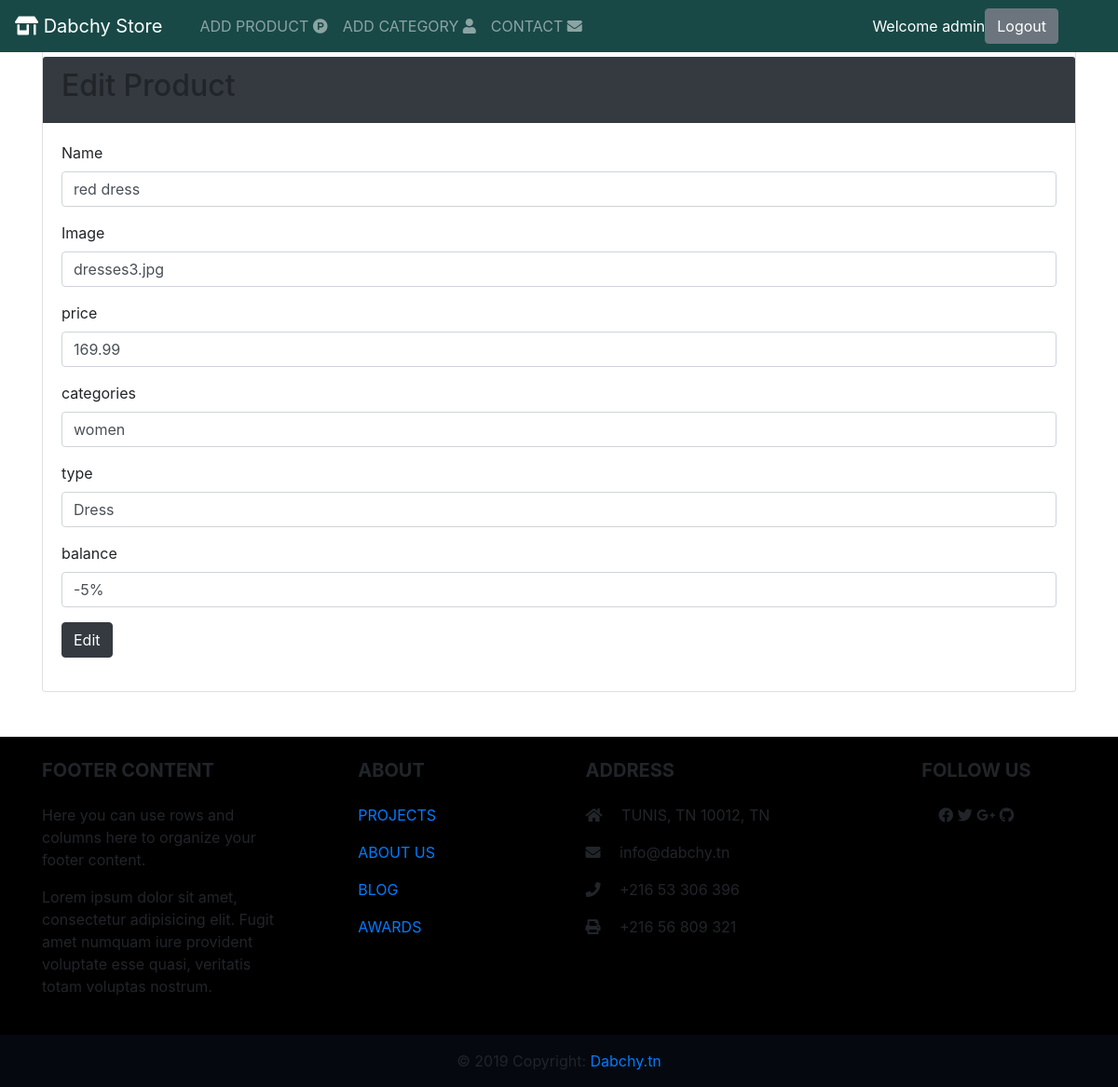
Before: /frm_update_action.php?id=40 (signed in) with the older database file.
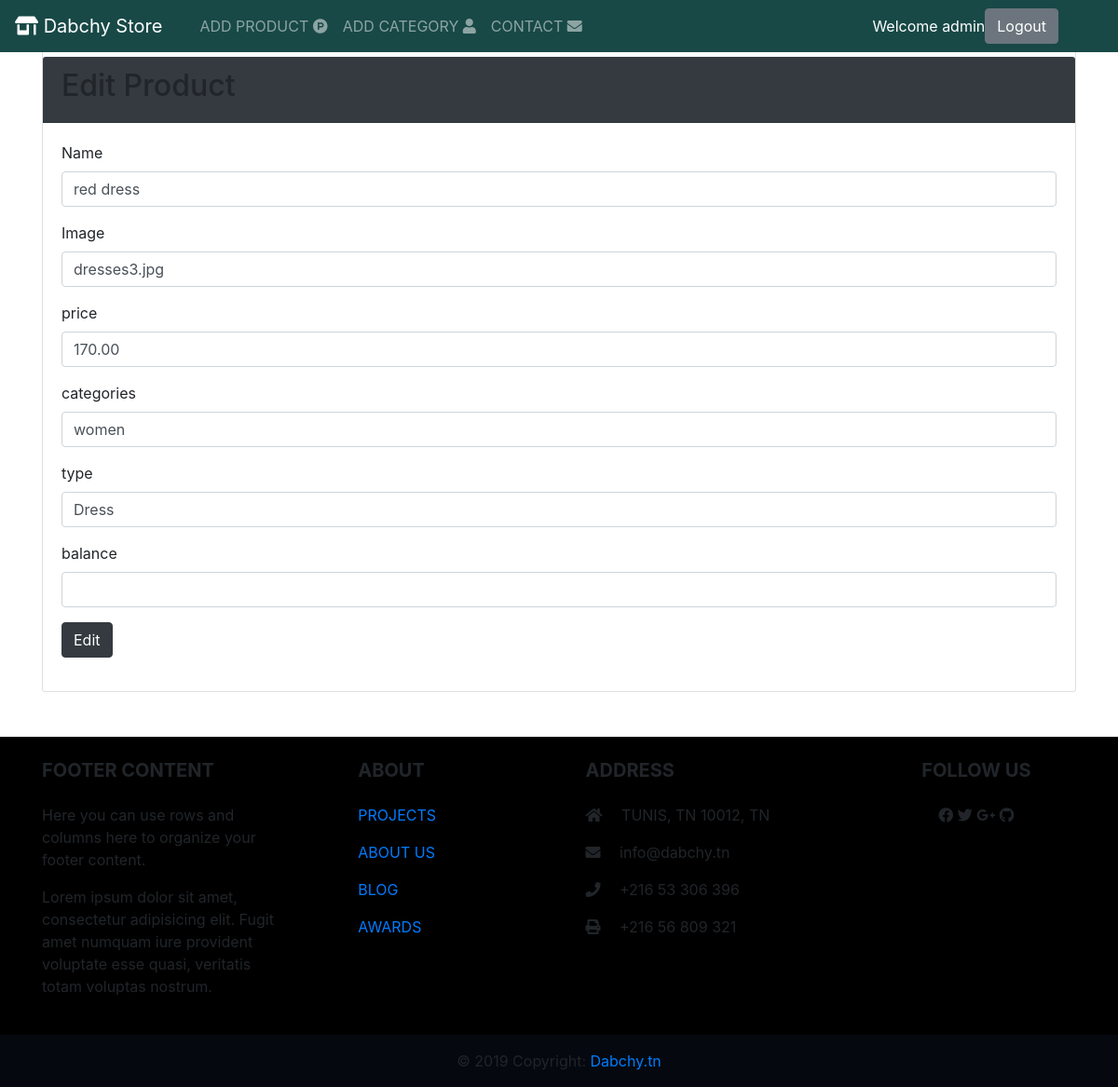
After: the same page with the newer database file.
### tables this page shows
CREATE TABLE IF NOT EXISTS `tbl_product` (
  `id` int(11) NOT NULL,
  `name` varchar(255) NOT NULL,
  `image` varchar(255) NOT NULL,
  `price` double(10,2) NOT NULL,
  `cathegories` varchar(20) DEFAULT NULL,
  `type` varchar(20) DEFAULT NULL,
  `balance` varchar(10) DEFAULT NULL,
  `quantity` int(11) DEFAULT NULL
);

### produit.php (called while the page is built, shortened)
<?php
class Produit {
	private $name;
	private $image;
	private $price;
    private $cathegories;
    private $type;
    private $balance;
	public function __construct($name ,$image ,$price ,$cathegories ,$type , $balance){
		$this->name= $name;
		$this->image= $image;
		$this->price= $price;
        $this->cathegories= $cathegories;
        $this->type= $type;
        $this->balance= $balance;
	}
	public static function getProduitById($id) {
        $con = new PDO('mysql:host=localhost;dbname=test', 'root', '');
        $req = "select * from tbl_product where id=$id";
        $stmt = $con->query($req);
        $tabProduit = $stmt->fetch(PDO::FETCH_ASSOC);
        $objProduit = new Produit($tabProduit['name'], $tabProduit['image'], $tabProduit['price'], $tabProduit['cathegories'], $tabProduit['type'], $tabProduit['balance']);
        return $objProduit;
    }
    public function getName() {
        return $this->name;
    }
    public function getImage() {
        return $this->image;
    }
    public function getPrice() {
        return $this->price;
    }
    public function getCathegories() {
        return $this->cathegories;
    }
    public function getType() {
        return $this->type;
    }
    public function getBalance() {
        return $this->balance;
    }
}

### frm_update_action.php (the view, shortened to what the changed rows need)
<?php
require_once './produit.php';
$id = $_GET['id'];
$objProduit = Produit::getProduitById($id);
?>
<!doctype html>
<html lang="en">
  <head>
    <link rel="stylesheet" href="https://maxcdn.bootstrapcdn.com/bootstrap/4.3.1/css/bootstrap.min.css">
  <link rel="stylesheet" href="https://use.fontawesome.com/releases/v5.8.0/css/all.css">
    <link rel="stylesheet" href="https://maxcdn.bootstrapcdn.com/bootstrap/4.0.0-beta.2/css/bootstrap.min.css">
  </head>
  <body class="">
      <div class="container">
  <div class="card mt-5" style="background-color:">
    <div class="card-header bg-dark" style="margin-top:12px;">
      <h2>Edit Product</h2>
    </div>
    <div class="card-body">
      <form method="post" action="frm_update.php">
        <div class="form-group">
          <label for="name">Name</label>
          <input type="text" name="name" id="name" class="form-control" value="<?php echo $objProduit->getName(); ?>" required>
        </div>
        <div class="form-group">
          <label for="name">Image</label>
          <input type="text" name="image" id="name" class="form-control" value="<?php echo $objProduit->getImage(); ?>" required>
        </div>
        <div class="form-group">
          <label for="name">price</label>
          <input type="text" name="price" id="name" class="form-control" value="<?php echo $objProduit->getPrice(); ?>"required>
        </div>
        <div class="form-group">
          <label for="name">categories</label>
          <input type="text" name="categories" id="name" class="form-control" value="<?php echo $objProduit->getCathegories(); ?>"required>
        </div>
        <div class="form-group">
          <label for="name">type</label>
          <input type="text" name="type" id="name" class="form-control" value="<?php echo $objProduit->gettype(); ?>"required>
        </div>
        <div class="form-group">
          <label for="email">balance</label>
          <input type="text" name="balance" id="email" class="form-control" value="<?php echo $objProduit->getBalance(); ?>">
        </div>
        <input type="hidden" name="id" value="<?php echo $id = $_GET['id'];  ?>">
      </form>
    </div>
  </div>
</div>
<br>
<br>
  </body>
</html>
<!-- <?php
require_once './produit.php';
?>

Changed rows visible on the page:
changed tbl_product "red dress": price "169.99" → "170.00"; balance "-5%" → (not shown)
